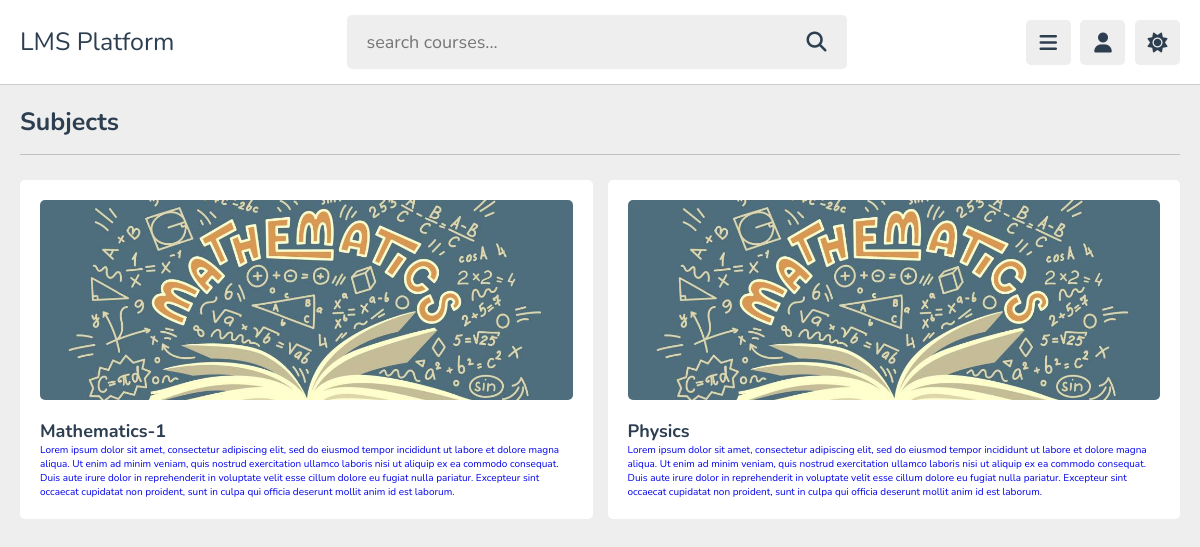
The page /curriculum/semester-1/ on the database its author committed.
### curriculum/models.py (models this page shows, shortened)
class Subject(models.Model):
    subject_id = models.CharField(max_length=100, unique=True)
    name = models.CharField(max_length=100)
    slug = models.SlugField(null=True, blank=True)
    standard = models.ForeignKey(Standard, on_delete=models.CASCADE, related_name='subjects')
    image = models.ImageField(upload_to=save_subject_image, blank=True, verbose_name='Subject Image')
    description = models.TextField(max_length=500,blank=True)

### curriculum/views.py (the view)
# urls.py: path('<slug:slug>/', views.SubjectListView.as_view(), name='subject_list'),
class SubjectListView(DetailView):
    context_object_name = 'standards'
    model = Standard
    template_name = 'curriculum/subject_list_view.html'

### app_users/context_processors.py (called while the page is built)
def profile_image(request):
    profile_image_url = 'https://example.com/path_to_default_image.png'
    if request.user.is_authenticated:
        try:
            user_profile = UserProfileInfo.objects.get(user=request.user)
            profile_image_url = user_profile.profile_pic.url
        except UserProfileInfo.DoesNotExist:
            pass
    return {'profile_image_url': profile_image_url}

### curriculum/templates/curriculum/subject_list_view.html (shortened to what this page needs)
{% load static %}
{% load static %}
<!DOCTYPE html>
<html lang="en">
<head>
   <link rel="stylesheet" href="https://cdnjs.cloudflare.com/ajax/libs/font-awesome/6.1.2/css/all.min.css">
   <link rel="stylesheet" href="{% static 'css/style.css' %}">
</head>
<body>
   <header class="header">
      <section class="flex">
         <a href="home.html" class="logo">LMS Platform</a>
         <form action="search.html" method="post" class="search-form">
            <input type="text" name="search_box" required placeholder="search courses..." maxlength="100">
            <button type="submit" class="fas fa-search"></button>
         </form>
         <div class="icons">
            <div id="menu-btn" class="fas fa-bars"></div>
            <div id="user-btn" class="fas fa-user"></div>
            <div id="toggle-btn" class="fas fa-sun"></div>
         </div>
      </section>
   </header>
<section class="playlist-videos">
    <h1 class="heading">Subjects</h1>
    <div class="box-container">
        {% for subject in standards.subjects.all %}
            <a class="box" href="{% url 'curriculum:lesson_list' slug=subject.slug standard=standards.slug %}">
               {% if subject.image %}
                    <img src="{{subject.image.url}}" class="card-img" alt="{{subject.name}} Image" height="200px" width="200px">
                {% else %}
                    <img src="{% static 'path/to/placeholder/image.png' %}" class="card-img" alt="No image found" height="200px" width="200px">
                {% endif %}
                <h3>{{ subject.name }}</h3>
                <p>{{ subject.description }}</p>
            </a>
        {% endfor %}
    </div>
</section>
</body>
</html>

### static/css/style.css (style rules this page uses)
:root { --main-color:#8e44ad; --red:#e74c3c; --orange:#f39c12; --light-color:#888; --light-bg:#eee; --black:#2c3e50; --white:#fff; --border:.1rem solid rgba(0,0,0,.2); }
* { font-family: 'Nunito', sans-serif; margin:0; padding:0; box-sizing: border-box; outline: none; border:none; text-decoration: none; }
html { font-size: 62.5%; overflow-x: hidden; }
body { background-color: var(--light-bg); padding-left: 30rem; }
section { padding:2rem; margin: 0 auto; max-width: 1200px; }
.heading { font-size: 2.5rem; color:var(--black); margin-bottom: 2.5rem; border-bottom: var(--border); padding-bottom: 1.5rem; text-transform: capitalize; }
.header { position: sticky; top:0; left:0; right: 0; background-color: var(--white); z-index: 1000; border-bottom: var(--border); }
.header .flex { display: flex; align-items: center; justify-content: space-between; position: relative; padding: 1.5rem 2rem; }
.header .flex .logo { font-size: 2.5rem; color: var(--black); }
.header .flex .search-form { width: 50rem; border-radius: .5rem; background-color: var(--light-bg); padding:1.5rem 2rem; display: flex; gap:2rem; }
.header .flex .search-form input { width: 100%; font-size: 1.8rem; color:var(--black); background:none; }
.header .flex .search-form button { background:none; font-size: 2rem; cursor: pointer; color:var(--black); }
.header .flex .icons div { font-size: 2rem; color:var(--black); background-color: var(--light-bg); border-radius: .5rem; height: 4.5rem; width: 4.5rem; line-height: 4.5rem; cursor: pointer; text-align: center; margin-left: .7rem; }
.playlist-videos .box-container { display: grid; grid-template-columns: repeat(auto-fit, minmax(30rem, 1fr)); gap:1.5rem; justify-content: center; align-items: flex-start; }
.playlist-videos .box-container .box { background-color: var(--white); border-radius: .5rem; padding: 2rem; position: relative; }
.playlist-videos .box-container .box img { width: 100%; height: 20rem; object-fit: cover; border-radius: .5rem; }
.playlist-videos .box-container .box h3 { margin-top: 1.5rem; font-size: 1.8rem; color: var(--black); }
@media (max-width:1200px) { body { padding-left: 0; } }

### rows shown on the page
Subject: image (picture), name "Mathematics-1", description "Lorem ipsum dolor sit amet, consectetur adipiscing elit, sed do eiusmod tempor incididunt ut labore et dolore magna aliqua. Ut enim ad minim veniam, quis nostrud exercitation ullamco laboris nisi ut aliquip ex ea commodo consequat. Duis aute irure dolor in reprehenderit in voluptate velit esse cillum dolore eu fugiat nulla pariatur. Excepteur sint occaecat cupidatat non proident, sunt in culpa qui officia deserunt mollit anim id est laborum."
Subject: image (picture), name "Physics", description "Lorem ipsum dolor sit amet, consectetur adipiscing elit, sed do eiusmod tempor incididunt ut labore et dolore magna aliqua. Ut enim ad minim veniam, quis nostrud exercitation ullamco laboris nisi ut aliquip ex ea commodo consequat. Duis aute irure dolor in reprehenderit in voluptate velit esse cillum dolore eu fugiat nulla pariatur. Excepteur sint occaecat cupidatat non proident, sunt in culpa qui officia deserunt mollit anim id est laborum."
